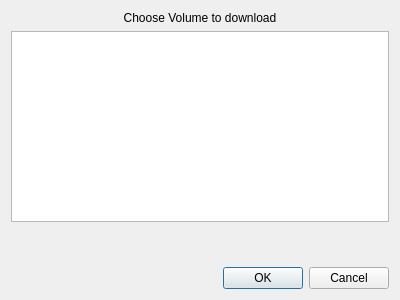
<?xml version="1.0" encoding="UTF-8"?>
<ui version="4.0">
 <class>Dialog</class>
 <widget class="QDialog" name="Dialog">
  <property name="geometry">
   <rect>
    <x>0</x>
    <y>0</y>
    <width>400</width>
    <height>300</height>
   </rect>
  </property>
  <property name="windowTitle">
   <string>Dialog</string>
  </property>
  <property name="windowIcon">
   <iconset resource="resources.qrc">
    <normaloff>:/images/icon.ico</normaloff>:/images/icon.ico</iconset>
  </property>
  <property name="styleSheet">
   <string notr="true">QToolTip {
    border: 1px solid #76797C;
    background-color: #5A7566;
    color: white;
    padding: 0px;                /*remove padding, for fix combobox tooltip.*/
    opacity: 200;
}

QWidget {
    color: #eff0f1;
    background-color: #31363b;
    selection-background-color: #3daee9;
    selection-color: #eff0f1;
    background-clip: border;
    border-image: none;
    border: 0px transparent black;
    outline: 0;
}

QWidget:item:hover {
    background-color: #18465d;
    color: #eff0f1;
}

QWidget:item:selected {
    background-color: #18465d;
}

QCheckBox {
    spacing: 5px;
    outline: none;
    color: #eff0f1;
    margin-bottom: 2px;
}

QCheckBox:disabled {
    color: #76797C;
}

QCheckBox::indicator,
QGroupBox::indicator {
    width: 18px;
    height: 18px;
}

QGroupBox::indicator {
    margin-left: 2px;
}

QCheckBox::indicator:unchecked {
    image: url(:/qss_icons/rc/checkbox_unchecked.png);
}

QCheckBox::indicator:unchecked:hover,
QCheckBox::indicator:unchecked:focus,
QCheckBox::indicator:unchecked:pressed,
QGroupBox::indicator:unchecked:hover,
QGroupBox::indicator:unchecked:focus,
QGroupBox::indicator:unchecked:pressed {
    border: none;
    image: url(:/qss_icons/rc/checkbox_unchecked_focus.png);
}

QCheckBox::indicator:checked {
    image: url(:/qss_icons/rc/checkbox_checked.png);
}

QCheckBox::indicator:checked:hover,
QCheckBox::indicator:checked:focus,
QCheckBox::indicator:checked:pressed,
QGroupBox::indicator:checked:hover,
QGroupBox::indicator:checked:focus,
QGroupBox::indicator:checked:pressed {
    border: none;
    image: url(:/qss_icons/rc/checkbox_checked_focus.png);
}

QCheckBox::indicator:indeterminate {
    image: url(:/qss_icons/rc/checkbox_indeterminate.png);
}

QCheckBox::indicator:indeterminate:focus,
QCheckBox::indicator:indeterminate:hover,
QCheckBox::indicator:indeterminate:pressed {
    image: url(:/qss_icons/rc/checkbox_indeterminate_focus.png);
}

QCheckBox::indicator:checked:disabled,
QGroupBox::indicator:checked:disabled {
    image: url(:/qss_icons/rc/checkbox_checked_disabled.png);
}

QCheckBox::indicator:unchecked:disabled,
QGroupBox::indicator:unchecked:disabled {
    image: url(:/qss_icons/rc/checkbox_unchecked_disabled.png);
}

QRadioButton {
    spacing: 5px;
    outline: none;
    color: #eff0f1;
    margin-bottom: 2px;
}

QRadioButton:disabled {
    color: #76797C;
}

QRadioButton::indicator {
    width: 21px;
    height: 21px;
}

QRadioButton::indicator:unchecked {
    image: url(:/qss_icons/rc/radio_unchecked.png);
}

QRadioButton::indicator:unchecked:hover,
QRadioButton::indicator:unchecked:focus,
QRadioButton::indicator:unchecked:pressed {
    border: none;
    outline: none;
    image: url(:/qss_icons/rc/radio_unchecked_focus.png);
}

QRadioButton::indicator:checked {
    border: none;
    outline: none;
    image: url(:/qss_icons/rc/radio_checked.png);
}

QRadioButton::indicator:checked:hover,
QRadioButton::indicator:checked:focus,
QRadioButton::indicator:checked:pressed {
    border: none;
    outline: none;
    image: url(:/qss_icons/rc/radio_checked_focus.png);
}

QRadioButton::indicator:checked:disabled {
    outline: none;
    image: url(:/qss_icons/rc/radio_checked_disabled.png);
}

QRadioButton::indicator:unchecked:disabled {
    image: url(:/qss_icons/rc/radio_unchecked_disabled.png);
}

QMenuBar {
    background-color: #31363b;
    color: #eff0f1;
}

QMenuBar::item {
    background: transparent;
}

QMenuBar::item:selected {
    background: transparent;
    border: 1px solid #76797C;
}

QMenuBar::item:pressed {
    border: 1px solid #76797C;
    background-color: #3daee9;
    color: #eff0f1;
    margin-bottom: -1px;
    padding-bottom: 1px;
}

QMenu {
    border: 1px solid #76797C;
    color: #eff0f1;
    margin: 2px;
}

QMenu::icon {
    margin: 5px;
}

QMenu::item {
    padding: 5px 30px 5px 30px;
    border: 1px solid transparent;
    /* reserve space for selection border */
}

QMenu::item:selected {
    color: #eff0f1;
}

QMenu::separator {
    height: 2px;
    background: lightblue;
    margin-left: 10px;
    margin-right: 5px;
}

QMenu::indicator {
    width: 18px;
    height: 18px;
}


/* non-exclusive indicator = check box style indicator
   (see QActionGroup::setExclusive) */

QMenu::indicator:non-exclusive:unchecked {
    image: url(:/qss_icons/rc/checkbox_unchecked.png);
}

QMenu::indicator:non-exclusive:unchecked:selected {
    image: url(:/qss_icons/rc/checkbox_unchecked_disabled.png);
}

QMenu::indicator:non-exclusive:checked {
    image: url(:/qss_icons/rc/checkbox_checked.png);
}

QMenu::indicator:non-exclusive:checked:selected {
    image: url(:/qss_icons/rc/checkbox_checked_disabled.png);
}


/* exclusive indicator = radio button style indicator (see QActionGroup::setExclusive) */

QMenu::indicator:exclusive:unchecked {
    image: url(:/qss_icons/rc/radio_unchecked.png);
}

QMenu::indicator:exclusive:unchecked:selected {
    image: url(:/qss_icons/rc/radio_unchecked_disabled.png);
}

QMenu::indicator:exclusive:checked {
    image: url(:/qss_icons/rc/radio_checked.png);
}

QMenu::indicator:exclusive:checked:selected {
    image: url(:/qss_icons/rc/radio_checked_disabled.png);
}

QMenu::right-arrow {
    margin: 5px;
    image: url(:/qss_icons/rc/right_arrow.png)
}

QWidget:disabled {
    color: #454545;
    background-color: #31363b;
}

QAbstractItemView {
    alternate-background-color: #31363b;
    color: #eff0f1;
    border: 1px solid #3A3939;
    border-radius: 2px;
}

QWidget:focus,
QMenuBar:focus {
    border: 1px solid #3daee9;
}

QTabWidget:focus,
QCheckBox:focus,
QRadioButton:focus,
QSlider:focus {
    border: none;
}

QLineEdit {
    background-color: #232629;
    padding: 5px;
    border-style: solid;
    border: 1px solid #76797C;
    border-radius: 2px;
    color: #eff0f1;
}

QAbstractItemView QLineEdit {
    padding: 0;
}

QGroupBox {
    border: 1px solid #76797C;
    border-radius: 2px;
    margin-top: 20px;
}

QGroupBox::title {
    subcontrol-origin: margin;
    subcontrol-position: top center;
    padding-left: 10px;
    padding-right: 10px;
    padding-top: 10px;
}

QAbstractScrollArea {
    border-radius: 2px;
    border: 1px solid #76797C;
    background-color: transparent;
}

QScrollBar:horizontal {
    height: 15px;
    margin: 3px 15px 3px 15px;
    border: 1px transparent #2A2929;
    border-radius: 4px;
    background-color: #2A2929;
}

QScrollBar::handle:horizontal {
    background-color: #605F5F;
    min-width: 5px;
    border-radius: 4px;
}

QScrollBar::add-line:horizontal {
    margin: 0px 3px 0px 3px;
    border-image: url(:/qss_icons/rc/right_arrow_disabled.png);
    width: 10px;
    height: 10px;
    subcontrol-position: right;
    subcontrol-origin: margin;
}

QScrollBar::sub-line:horizontal {
    margin: 0px 3px 0px 3px;
    border-image: url(:/qss_icons/rc/left_arrow_disabled.png);
    height: 10px;
    width: 10px;
    subcontrol-position: left;
    subcontrol-origin: margin;
}

QScrollBar::add-line:horizontal:hover,
QScrollBar::add-line:horizontal:on {
    border-image: url(:/qss_icons/rc/right_arrow.png);
    height: 10px;
    width: 10px;
    subcontrol-position: right;
    subcontrol-origin: margin;
}

QScrollBar::sub-line:horizontal:hover,
QScrollBar::sub-line:horizontal:on {
    border-image: url(:/qss_icons/rc/left_arrow.png);
    height: 10px;
    width: 10px;
    subcontrol-position: left;
    subcontrol-origin: margin;
}

QScrollBar::up-arrow:horizontal,
QScrollBar::down-arrow:horizontal {
    background: none;
}

QScrollBar::add-page:horizontal,
QScrollBar::sub-page:horizontal {
    background: none;
}

QScrollBar:vertical {
    background-color: #2A2929;
    width: 15px;
    margin: 15px 3px 15px 3px;
    border: 1px transparent #2A2929;
    border-radius: 4px;
}

QScrollBar::handle:vertical {
    background-color: #605F5F;
    min-height: 5px;
    border-radius: 4px;
}

QScrollBar::sub-line:vertical {
    margin: 3px 0px 3px 0px;
    border-image: url(:/qss_icons/rc/up_arrow_disabled.png);
    height: 10px;
    width: 10px;
    subcontrol-position: top;
    subcontrol-origin: margin;
}

QScrollBar::add-line:vertical {
    margin: 3px 0px 3px 0px;
    border-image: url(:/qss_icons/rc/down_arrow_disabled.png);
    height: 10px;
    width: 10px;
    subcontrol-position: bottom;
    subcontrol-origin: margin;
}

QScrollBar::sub-line:vertical:hover,
QScrollBar::sub-line:vertical:on {
    border-image: url(:/qss_icons/rc/up_arrow.png);
    height: 10px;
    width: 10px;
    subcontrol-position: top;
    subcontrol-origin: margin;
}

QScrollBar::add-line:vertical:hover,
QScrollBar::add-line:vertical:on {
    border-image: url(:/qss_icons/rc/down_arrow.png);
    height: 10px;
    width: 10px;
    subcontrol-position: bottom;
    subcontrol-origin: margin;
}

QScrollBar::up-arrow:vertical,
QScrollBar::down-arrow:vertical {
    background: none;
}

QScrollBar::add-page:vertical,
QScrollBar::sub-page:vertical {
    background: none;
}

QTextEdit {
    background-color: #232629;
    color: #eff0f1;
    border: 1px solid #76797C;
}

QPlainTextEdit {
    background-color: #232629;
    ;
    color: #eff0f1;
    border-radius: 2px;
    border: 1px solid #76797C;
}

QHeaderView::section {
    background-color: #76797C;
    color: #eff0f1;
    padding: 5px;
    border: 1px solid #76797C;
}

QSizeGrip {
    image: url(:/qss_icons/rc/sizegrip.png);
    width: 12px;
    height: 12px;
}

QMainWindow::separator {
    background-color: #31363b;
    color: white;
    padding-left: 4px;
    spacing: 2px;
    border: 1px dashed #76797C;
}

QMainWindow::separator:hover {
    background-color: #787876;
    color: white;
    padding-left: 4px;
    border: 1px solid #76797C;
    spacing: 2px;
}

QMenu::separator {
    height: 1px;
    background-color: #76797C;
    color: white;
    padding-left: 4px;
    margin-left: 10px;
    margin-right: 5px;
}

QFrame {
    border-radius: 2px;
    border: 1px solid #76797C;
}

QFrame[frameShape=&quot;0&quot;] {
    border-radius: 2px;
    border: 1px transparent #76797C;
}

QStackedWidget {
    border: 1px transparent black;
}

QToolBar {
    border: 1px transparent #393838;
    background: 1px solid #31363b;
    font-weight: bold;
}

QToolBar::handle:horizontal {
    image: url(:/qss_icons/rc/Hmovetoolbar.png);
}

QToolBar::handle:vertical {
    image: url(:/qss_icons/rc/Vmovetoolbar.png);
}

QToolBar::separator:horizontal {
    image: url(:/qss_icons/rc/Hsepartoolbar.png);
}

QToolBar::separator:vertical {
    image: url(:/qss_icons/rc/Vsepartoolbar.png);
}

QToolButton#qt_toolbar_ext_button {
    background: #58595a
}

QPushButton {
    color: #eff0f1;
    background-color: #31363b;
    border-width: 1px;
    border-color: #76797C;
    border-style: solid;
    padding: 5px;
    border-radius: 2px;
    outline: none;
}

QPushButton:disabled {
    background-color: #31363b;
    border-width: 1px;
    border-color: #454545;
    border-style: solid;
    padding-top: 5px;
    padding-bottom: 5px;
    padding-left: 10px;
    padding-right: 10px;
    border-radius: 2px;
    color: #454545;
}

QPushButton:focus {
    background-color: #3daee9;
    color: white;
}

QPushButton:pressed {
    background-color: #3daee9;
    padding-top: -15px;
    padding-bottom: -17px;
}

QComboBox {
    selection-background-color: #3daee9;
    border-style: solid;
    border: 1px solid #76797C;
    border-radius: 2px;
    padding: 5px;
    min-width: 75px;
}

QPushButton:checked {
    background-color: #76797C;
    border-color: #6A6969;
}

QComboBox:hover,
QPushButton:hover,
QAbstractSpinBox:hover,
QLineEdit:hover,
QTextEdit:hover,
QPlainTextEdit:hover,
QAbstractView:hover,
QTreeView:hover {
    border: 1px solid #3daee9;
    color: #eff0f1;
}

QComboBox:on {
    padding-top: 3px;
    padding-left: 4px;
    selection-background-color: #4a4a4a;
}

QComboBox QAbstractItemView {
    background-color: #232629;
    border-radius: 2px;
    border: 1px solid #76797C;
    selection-background-color: #18465d;
}

QComboBox::drop-down {
    subcontrol-origin: padding;
    subcontrol-position: top right;
    width: 15px;
    border-left-width: 0px;
    border-left-color: darkgray;
    border-left-style: solid;
    border-top-right-radius: 3px;
    border-bottom-right-radius: 3px;
}

QComboBox::down-arrow {
    image: url(:/qss_icons/rc/down_arrow_disabled.png);
}

QComboBox::down-arrow:on,
QComboBox::down-arrow:hover,
QComboBox::down-arrow:focus {
    image: url(:/qss_icons/rc/down_arrow.png);
}

QAbstractSpinBox {
    padding: 5px;
    border: 1px solid #76797C;
    background-color: #232629;
    color: #eff0f1;
    border-radius: 2px;
    min-width: 75px;
}

QAbstractSpinBox:up-button {
    background-color: transparent;
    subcontrol-origin: border;
    subcontrol-position: center right;
}

QAbstractSpinBox:down-button {
    background-color: transparent;
    subcontrol-origin: border;
    subcontrol-position: center left;
}

QAbstractSpinBox::up-arrow,
QAbstractSpinBox::up-arrow:disabled,
QAbstractSpinBox::up-arrow:off {
    image: url(:/qss_icons/rc/up_arrow_disabled.png);
    width: 10px;
    height: 10px;
}

QAbstractSpinBox::up-arrow:hover {
    image: url(:/qss_icons/rc/up_arrow.png);
}

QAbstractSpinBox::down-arrow,
QAbstractSpinBox::down-arrow:disabled,
QAbstractSpinBox::down-arrow:off {
    image: url(:/qss_icons/rc/down_arrow_disabled.png);
    width: 10px;
    height: 10px;
}

QAbstractSpinBox::down-arrow:hover {
    image: url(:/qss_icons/rc/down_arrow.png);
}

QLabel {
    border: 0px solid black;
}

QTabWidget {
    border: 0px transparent black;
}

QTabWidget::pane {
    border: 1px solid #76797C;
    padding: 5px;
    margin: 0px;
}

QTabWidget::tab-bar {
    /* left: 5px; move to the right by 5px */
}

QTabBar {
    qproperty-drawBase: 0;
    border-radius: 3px;
}

QTabBar:focus {
    border: 0px transparent black;
}

QTabBar::close-button {
    image: url(:/qss_icons/rc/close.png);
    background: transparent;
}

QTabBar::close-button:hover {
    image: url(:/qss_icons/rc/close-hover.png);
    background: transparent;
}

QTabBar::close-button:pressed {
    image: url(:/qss_icons/rc/close-pressed.png);
    background: transparent;
}


/* TOP TABS */

QTabBar::tab:top {
    color: #eff0f1;
    border: 1px solid #76797C;
    border-bottom: 1px transparent black;
    background-color: #31363b;
    padding: 5px;
    min-width: 50px;
    border-top-left-radius: 2px;
    border-top-right-radius: 2px;
}

QTabBar::tab:top:selected {
    color: #eff0f1;
    background-color: #54575B;
    border: 1px solid #76797C;
    border-bottom: 2px solid #3daee9;
    border-top-left-radius: 2px;
    border-top-right-radius: 2px;
}

QTabBar::tab:top:!selected:hover {
    background-color: #3daee9;
}


/* BOTTOM TABS */

QTabBar::tab:bottom {
    color: #eff0f1;
    border: 1px solid #76797C;
    border-top: 1px transparent black;
    background-color: #31363b;
    padding: 5px;
    border-bottom-left-radius: 2px;
    border-bottom-right-radius: 2px;
    min-width: 50px;
}

QTabBar::tab:bottom:selected {
    color: #eff0f1;
    background-color: #54575B;
    border: 1px solid #76797C;
    border-top: 2px solid #3daee9;
    border-bottom-left-radius: 2px;
    border-bottom-right-radius: 2px;
}

QTabBar::tab:bottom:!selected:hover {
    background-color: #3daee9;
}


/* LEFT TABS */

QTabBar::tab:left {
    color: #eff0f1;
    border: 1px solid #76797C;
    border-left: 1px transparent black;
    background-color: #31363b;
    padding: 5px;
    border-top-right-radius: 2px;
    border-bottom-right-radius: 2px;
    min-height: 50px;
}

QTabBar::tab:left:selected {
    color: #eff0f1;
    background-color: #54575B;
    border: 1px solid #76797C;
    border-left: 2px solid #3daee9;
    border-top-right-radius: 2px;
    border-bottom-right-radius: 2px;
}

QTabBar::tab:left:!selected:hover {
    background-color: #3daee9;
}


/* RIGHT TABS */

QTabBar::tab:right {
    color: #eff0f1;
    border: 1px solid #76797C;
    border-right: 1px transparent black;
    background-color: #31363b;
    padding: 5px;
    border-top-left-radius: 2px;
    border-bottom-left-radius: 2px;
    min-height: 50px;
}

QTabBar::tab:right:selected {
    color: #eff0f1;
    background-color: #54575B;
    border: 1px solid #76797C;
    border-right: 2px solid #3daee9;
    border-top-left-radius: 2px;
    border-bottom-left-radius: 2px;
}

QTabBar::tab:right:!selected:hover {
    background-color: #3daee9;
}

QTabBar QToolButton::right-arrow:enabled {
    image: url(:/qss_icons/rc/right_arrow.png);
}

QTabBar QToolButton::left-arrow:enabled {
    image: url(:/qss_icons/rc/left_arrow.png);
}

QTabBar QToolButton::right-arrow:disabled {
    image: url(:/qss_icons/rc/right_arrow_disabled.png);
}

QTabBar QToolButton::left-arrow:disabled {
    image: url(:/qss_icons/rc/left_arrow_disabled.png);
}

QDockWidget {
    background: #31363b;
    border: 1px solid #403F3F;
    titlebar-close-icon: url(:/qss_icons/rc/close.png);
    titlebar-normal-icon: url(:/qss_icons/rc/undock.png);
}

QDockWidget::close-button,
QDockWidget::float-button {
    border: 1px solid transparent;
    border-radius: 2px;
    background: transparent;
}

QDockWidget::close-button:hover,
QDockWidget::float-button:hover {
    background: rgba(255, 255, 255, 10);
}

QDockWidget::close-button:pressed,
QDockWidget::float-button:pressed {
    padding: 1px -1px -1px 1px;
    background: rgba(255, 255, 255, 10);
}

QTreeView,
QListView {
    border: 1px solid #76797C;
    background-color: #232629;
}

QTreeView:branch:selected,
QTreeView:branch:hover {
    background: url(:/qss_icons/rc/transparent.png);
}

QTreeView::branch:has-siblings:!adjoins-item {
    border-image: url(:/qss_icons/rc/transparent.png);
}

QTreeView::branch:has-siblings:adjoins-item {
    border-image: url(:/qss_icons/rc/transparent.png);
}

QTreeView::branch:!has-children:!has-siblings:adjoins-item {
    border-image: url(:/qss_icons/rc/transparent.png);
}

QTreeView::branch:has-children:!has-siblings:closed,
QTreeView::branch:closed:has-children:has-siblings {
    image: url(:/qss_icons/rc/branch_closed.png);
}

QTreeView::branch:open:has-children:!has-siblings,
QTreeView::branch:open:has-children:has-siblings {
    image: url(:/qss_icons/rc/branch_open.png);
}

QTreeView::branch:has-children:!has-siblings:closed:hover,
QTreeView::branch:closed:has-children:has-siblings:hover {
    image: url(:/qss_icons/rc/branch_closed-on.png);
}

QTreeView::branch:open:has-children:!has-siblings:hover,
QTreeView::branch:open:has-children:has-siblings:hover {
    image: url(:/qss_icons/rc/branch_open-on.png);
}

QListView::item:!selected:hover,
QTreeView::item:!selected:hover {
    background: #18465d;
    outline: 0;
    color: #eff0f1
}

QListView::item:selected:hover,
QTreeView::item:selected:hover {
    background: #287399;
    color: #eff0f1;
}

QTreeView::indicator:checked,
QListView::indicator:checked {
    image: url(:/qss_icons/rc/checkbox_checked.png);
}

QTreeView::indicator:unchecked,
QListView::indicator:unchecked {
    image: url(:/qss_icons/rc/checkbox_unchecked.png);
}

QTreeView::indicator:checked:hover,
QTreeView::indicator:checked:focus,
QTreeView::indicator:checked:pressed,
QListView::indicator:checked:hover,
QListView::indicator:checked:focus,
QListView::indicator:checked:pressed {
    image: url(:/qss_icons/rc/checkbox_checked_focus.png);
}

QTreeView::indicator:unchecked:hover,
QTreeView::indicator:unchecked:focus,
QTreeView::indicator:unchecked:pressed,
QListView::indicator:unchecked:hover,
QListView::indicator:unchecked:focus,
QListView::indicator:unchecked:pressed {
    image: url(:/qss_icons/rc/checkbox_unchecked_focus.png);
}

QSlider::groove:horizontal {
    border: 1px solid #565a5e;
    height: 4px;
    background: #565a5e;
    margin: 0px;
    border-radius: 2px;
}

QSlider::handle:horizontal {
    background: #232629;
    border: 1px solid #565a5e;
    width: 16px;
    height: 16px;
    margin: -8px 0;
    border-radius: 9px;
}

QSlider::groove:vertical {
    border: 1px solid #565a5e;
    width: 4px;
    background: #565a5e;
    margin: 0px;
    border-radius: 3px;
}

QSlider::handle:vertical {
    background: #232629;
    border: 1px solid #565a5e;
    width: 16px;
    height: 16px;
    margin: 0 -8px;
    border-radius: 9px;
}

QToolButton {
    background-color: transparent;
    border: 1px transparent #76797C;
    border-radius: 2px;
    margin: 3px;
    padding: 5px;
}

QToolButton[popupMode=&quot;1&quot;] {
    /* only for MenuButtonPopup */
    padding-right: 20px;
    /* make way for the popup button */
    border: 1px #76797C;
    border-radius: 5px;
}

QToolButton[popupMode=&quot;2&quot;] {
    /* only for InstantPopup */
    padding-right: 10px;
    /* make way for the popup button */
    border: 1px #76797C;
}

QToolButton:hover,
QToolButton::menu-button:hover {
    background-color: transparent;
    border: 1px solid #3daee9;
    padding: 5px;
}

QToolButton:checked,
QToolButton:pressed,
QToolButton::menu-button:pressed {
    background-color: #3daee9;
    border: 1px solid #3daee9;
    padding: 5px;
}


/* the subcontrol below is used only in the InstantPopup or DelayedPopup mode */

QToolButton::menu-indicator {
    image: url(:/qss_icons/rc/down_arrow.png);
    top: -7px;
    left: -2px;
    /* shift it a bit */
}


/* the subcontrols below are used only in the MenuButtonPopup mode */

QToolButton::menu-button {
    border: 1px transparent #76797C;
    border-top-right-radius: 6px;
    border-bottom-right-radius: 6px;
    /* 16px width + 4px for border = 20px allocated above */
    width: 16px;
    outline: none;
}

QToolButton::menu-arrow {
    image: url(:/qss_icons/rc/down_arrow.png);
}

QToolButton::menu-arrow:open {
    border: 1px solid #76797C;
}

QPushButton::menu-indicator {
    subcontrol-origin: padding;
    subcontrol-position: bottom right;
    left: 8px;
}

QTableView {
    border: 1px solid #76797C;
    gridline-color: #31363b;
    background-color: #232629;
}

QTableView,
QHeaderView {
    border-radius: 0px;
}

QTableView::item:pressed,
QListView::item:pressed,
QTreeView::item:pressed {
    background: #18465d;
    color: #eff0f1;
}

QTableView::item:selected:active,
QTreeView::item:selected:active,
QListView::item:selected:active {
    background: #287399;
    color: #eff0f1;
}

QHeaderView {
    background-color: #31363b;
    border: 1px transparent;
    border-radius: 0px;
    margin: 0px;
    padding: 0px;
}

QHeaderView::section {
    background-color: #31363b;
    color: #eff0f1;
    padding: 5px;
    border: 1px solid #76797C;
    border-radius: 0px;
    text-align: center;
}

QHeaderView::section::vertical::first,
QHeaderView::section::vertical::only-one {
    border-top: 1px solid #76797C;
}

QHeaderView::section::vertical {
    border-top: transparent;
}

QHeaderView::section::horizontal::first,
QHeaderView::section::horizontal::only-one {
    border-left: 1px solid #76797C;
}

QHeaderView::section::horizontal {
    border-left: transparent;
}

QHeaderView::section:checked {
    color: white;
    background-color: #334e5e;
}


/* style the sort indicator */

QHeaderView::down-arrow {
    image: url(:/qss_icons/rc/down_arrow.png);
}

QHeaderView::up-arrow {
    image: url(:/qss_icons/rc/up_arrow.png);
}

QTableCornerButton::section {
    background-color: #31363b;
    border: 1px transparent #76797C;
    border-radius: 0px;
}

QToolBox {
    padding: 5px;
    border: 1px transparent black;
}

QToolBox::tab {
    color: #eff0f1;
    background-color: #31363b;
    border: 1px solid #76797C;
    border-bottom: 1px transparent #31363b;
    border-top-left-radius: 5px;
    border-top-right-radius: 5px;
}

QToolBox::tab:selected {
    /* italicize selected tabs */
    font: italic;
    background-color: #31363b;
    border-color: #3daee9;
}

QStatusBar::item {
    border: 0px transparent dark;
}

QFrame[height=&quot;3&quot;],
QFrame[width=&quot;3&quot;] {
    background-color: #76797C;
}

QSplitter::handle {
    border: 1px dashed #76797C;
}

QSplitter::handle:hover {
    background-color: #787876;
    border: 1px solid #76797C;
}

QSplitter::handle:horizontal {
    width: 1px;
}

QSplitter::handle:vertical {
    height: 1px;
}

QProgressBar {
    border: 1px solid #76797C;
    border-radius: 5px;
    text-align: center;
}

QProgressBar::chunk {
    background-color: #05B8CC;
}

QDateEdit {
    selection-background-color: #3daee9;
    border-style: solid;
    border: 1px solid #3375A3;
    border-radius: 2px;
    padding: 1px;
    min-width: 75px;
}

QDateEdit:on {
    padding-top: 3px;
    padding-left: 4px;
    selection-background-color: #4a4a4a;
}

QDateEdit QAbstractItemView {
    background-color: #232629;
    border-radius: 2px;
    border: 1px solid #3375A3;
    selection-background-color: #3daee9;
}

QDateEdit::drop-down {
    subcontrol-origin: padding;
    subcontrol-position: top right;
    width: 15px;
    border-left-width: 0px;
    border-left-color: darkgray;
    border-left-style: solid;
    border-top-right-radius: 3px;
    border-bottom-right-radius: 3px;
}

QDateEdit::down-arrow {
    image: url(:/qss_icons/rc/down_arrow_disabled.png);
}

QDateEdit::down-arrow:on,
QDateEdit::down-arrow:hover,
QDateEdit::down-arrow:focus {
    image: url(:/qss_icons/rc/down_arrow.png);
}</string>
  </property>
  <layout class="QVBoxLayout" name="verticalLayout">
   <item>
    <widget class="QLabel" name="label">
     <property name="text">
      <string>Choose Volume to download</string>
     </property>
     <property name="alignment">
      <set>Qt::AlignCenter</set>
     </property>
    </widget>
   </item>
   <item>
    <widget class="QListWidget" name="listWidget"/>
   </item>
   <item>
    <spacer name="verticalSpacer">
     <property name="orientation">
      <enum>Qt::Vertical</enum>
     </property>
     <property name="sizeHint" stdset="0">
      <size>
       <width>20</width>
       <height>40</height>
      </size>
     </property>
    </spacer>
   </item>
   <item>
    <widget class="QDialogButtonBox" name="dialogbutton">
     <property name="orientation">
      <enum>Qt::Horizontal</enum>
     </property>
     <property name="standardButtons">
      <set>QDialogButtonBox::Cancel|QDialogButtonBox::Ok</set>
     </property>
    </widget>
   </item>
  </layout>
 </widget>
 <resources>
  <include location="resources.qrc"/>
 </resources>
 <connections>
  <connection>
   <sender>dialogbutton</sender>
   <signal>accepted()</signal>
   <receiver>Dialog</receiver>
   <slot>accept()</slot>
   <hints>
    <hint type="sourcelabel">
     <x>248</x>
     <y>254</y>
    </hint>
    <hint type="destinationlabel">
     <x>157</x>
     <y>274</y>
    </hint>
   </hints>
  </connection>
  <connection>
   <sender>dialogbutton</sender>
   <signal>rejected()</signal>
   <receiver>Dialog</receiver>
   <slot>reject()</slot>
   <hints>
    <hint type="sourcelabel">
     <x>316</x>
     <y>260</y>
    </hint>
    <hint type="destinationlabel">
     <x>286</x>
     <y>274</y>
    </hint>
   </hints>
  </connection>
 </connections>
</ui>
